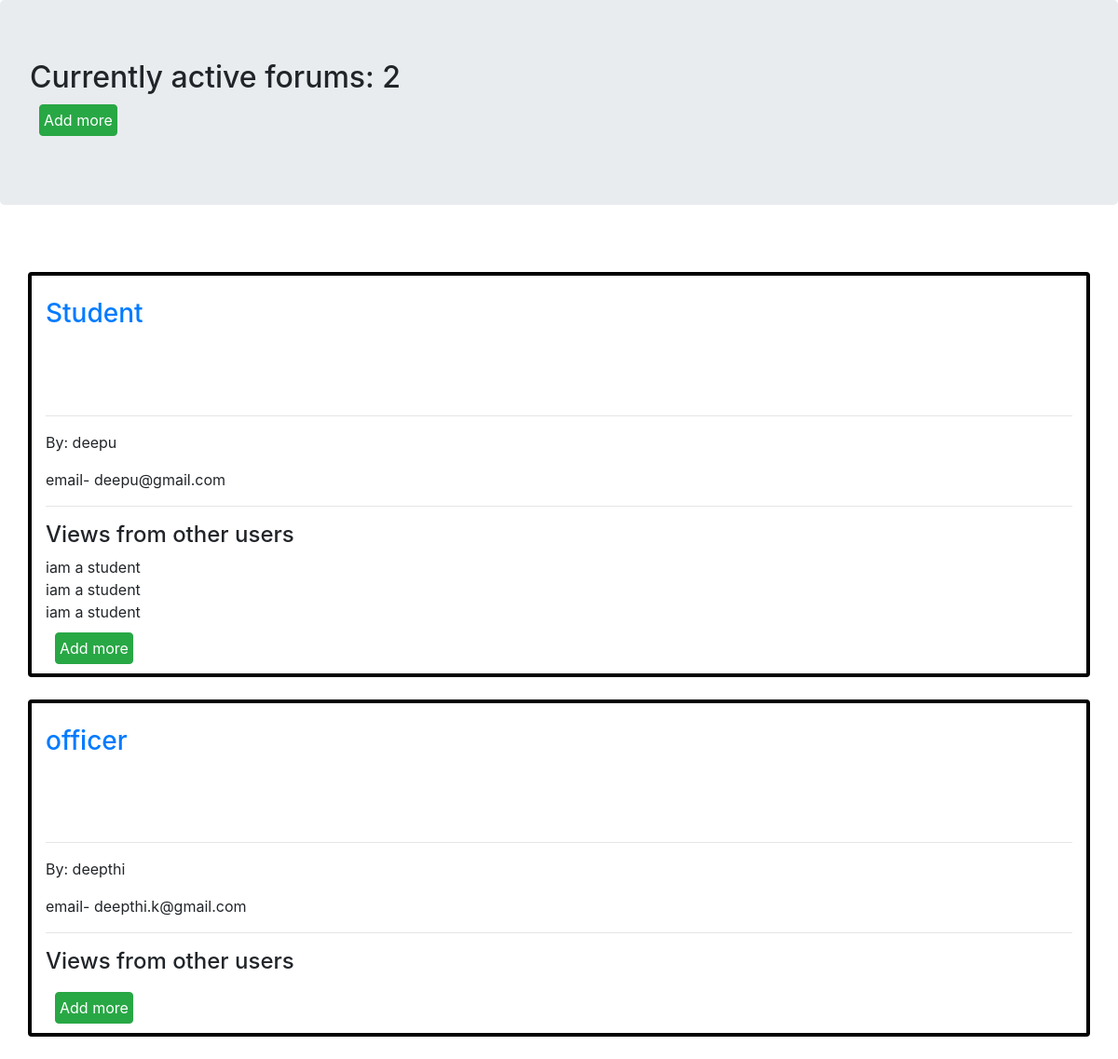
The page / on the database its author committed.
### Dis_Forum/models.py (models this page shows, shortened)
class Forum(models.Model):
    name=models.CharField(max_length=200,default="anonymous")
    email=models.CharField(max_length=200,null=True)
    topic=models.CharField(max_length=300)
    description=models.CharField(max_length=1000,blank=True)
    link=models.CharField(max_length=100,null=True)
    date_created=models.DateTimeField(auto_now_add=True,null=True)

class Discussion(models.Model):
    Forum=models.ForeignKey(Forum,blank=True,on_delete=models.CASCADE)
    discuss=models.CharField(max_length=1000)

### Dis_Forum/views.py (the view)
# urls.py: 2. Add a URL to urlpatterns:  path('', views.home, name='home')
def home(request):
    forums=Forum.objects.all()
    count=forums.count()
    discussions=[]
    for i in forums:
        discussions.append(i.discussion_set.all())
    context={'forums':forums,
              'count':count,
               'discussions':discussions }
    return render(request,'home.html',context)

### Dis_Forum/templates/home.html (shortened to what this page needs)
{% load static %}
<!DOCTYPE html>
<html lang="en">
<head>
    <link rel="stylesheet" href="https://stackpath.bootstrapcdn.com/bootstrap/4.5.0/css/bootstrap.min.css"0>
</head>
<body>
        <h2 class="jumbotron">
            Currently active forums: {{count}}
            <form method="POST" action="{% url 'addInForum' %}">
            <button class="btn btn-success" style="width:fit-content; padding: 4px; margin:10px;">Add more</button>
            </form>
        </h2>
            <div class="card-columns" style="padding: 10px; margin: 20px;"></div>
            {%for Forum in forums %}
                <div class="card box container">
                    <br>
                    <h5 class="card-title">
                        <a href='{{forum.link}}'><h3>{{Forum.topic}}</h3></a>
                        <div class="card-body container">
                            </h5>
                            <hr>
                            <p> By: {{Forum.name}}</p>
                            email- {{Forum.email}}
                            <hr>
                            <h4>Views from other users</h4>
                            {%for discuss in discussions%}
                            {%for objs in discuss%}
                            {% if objs.Forum == Forum %}
                               {{objs.discuss}}
                               <br>
                            {% endif %}
                            {%endfor%}
                            {%endfor%}
                            <form method="POST" action="{% url 'addInDiscussion' %}">
                            <button class="btn btn-success" style="width:fit-content; padding: 4px; margin:10px;">Add more</button>
                            </form>
                        </div>
            <br>
            {%endfor%}
</body>
</html>

### Dis_Forum/templates/home.html (style rules this page uses)
.box { border: 4px solid black; margin: 0 auto; }

### rows shown on the page
Forum: topic "Student", name "deepu", email "deepu@gmail.com"
Discussion: discuss "iam a student"
Discussion: discuss "iam a student"
Discussion: discuss "iam a student"
Forum: topic "officer", name "deepthi", email "deepthi.k@gmail.com"

### other values the page prints
{{ count }} "2"
